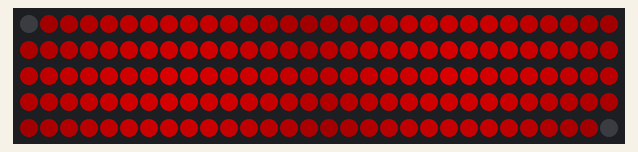
This sketch was run on a simulated Arduino Uno, built with avr-gcc and run on an emulated ATmega328P. Parts: 150 RGB LEDs in strip order, left to right, continuing on the next row. Dim RGB values are drawn brighter than linear.

Above: at 0.23 s.
At 3.41 s:
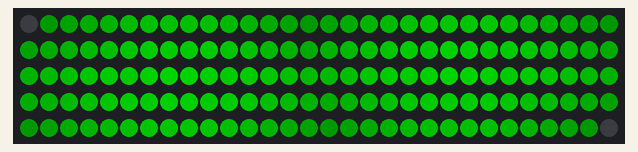
At 6.27 s:
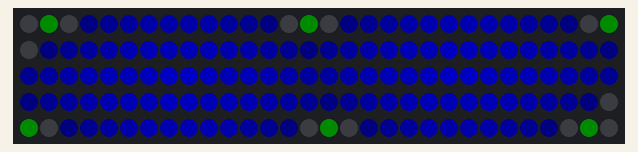
At 12.34 s:
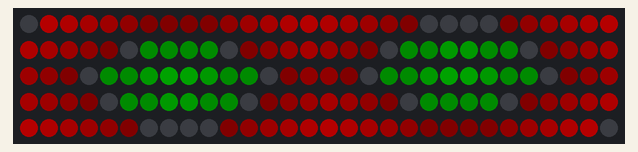
At 18.08 s:
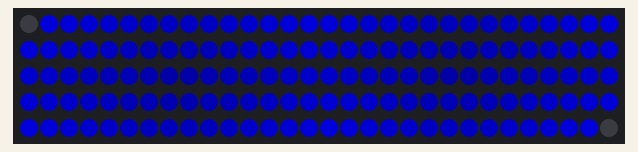
At 39.07 s:
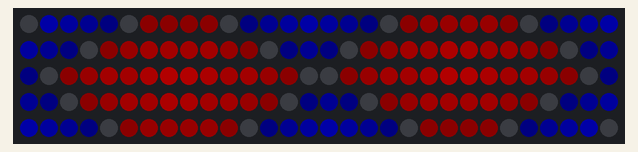

The sketch:

Tabellone_PULSE.ino
```cpp
#include <Adafruit_NeoPixel.h>
#include <Arduino.h>
#include "Wire.h"
#define PIN 6

Adafruit_NeoPixel strip = Adafruit_NeoPixel(150, PIN, NEO_GRB + NEO_KHZ800);

  int x_max = 15;
  int y_max = 10;
  int counter[10] = {0, 0, 0, 0, 0, 0, 0, 0, 0, 0};
  int c[10] = {240, 220, 200, 180, 160, 140, 120, 100, 80, 60}; //non mettere c[0] = 0
  uint32_t acc[10] = {strip.Color(0, 0, 0), strip.Color(0, 0, 0), strip.Color(0, 0, 0), strip.Color(0, 0, 0), strip.Color(0, 0, 0),
                      strip.Color(0, 0, 0), strip.Color(0, 0, 0), strip.Color(0, 0, 0), strip.Color(0, 0, 0), strip.Color(0, 0, 0)};

  int grid[10][15];


  void circle0(uint32_t acc);
  void circle1(uint32_t acc);
  void circle2(uint32_t acc);
  void circle3(uint32_t acc);
  void circle4(uint32_t acc);
  void circle5(uint32_t acc);
  void circle6(uint32_t acc);
  void circle7(uint32_t acc);
  void circle8(uint32_t acc);
  void circle9(uint32_t acc);

  void bright(int circle, int brightness, int counter);

void setup() {
  strip.begin();
  strip.setBrightness(150);
  strip.show();

  for(int i=0; i < y_max; i++){

    for(int j=0; j < x_max; j++){

      if(i % 2 == 0){
        grid[i][(x_max-1) -j] = x_max*i + j;
      } else {
        grid[i][j] = x_max*i + j;  //ordine un po' strano dovuto a come installeremo i led (a serpente)
      }

    }
  }


}

void loop() {


for(int i=0; i<10; i++){
    if(c[i]<256){
      bright(i, c[i], counter[i]);
  } else if((c[i]>=256) && (c[i]<=255*2)){
      bright(i, 255*2-c[i], counter[i]);
  } else {
    c[i]=0;
    counter[i] = counter[i] +1;
  }
     if(counter[i]>2){
      counter[i] = 0;
  }
}


for(int j=0; j<10; j++){


    c[j] = c[j]+10;

}


}

void circle0(uint32_t acc){


  strip.setPixelColor(grid[4][6], acc);
  strip.setPixelColor(grid[4][7], acc);
  strip.setPixelColor(grid[5][6], acc);
  strip.setPixelColor(grid[5][7], acc);
  strip.show();


}

void circle1(uint32_t acc) {


  for(int i=0; i<2; i++){
    strip.setPixelColor(grid[4+i][8], acc);
    strip.setPixelColor(grid[4+i][5], acc);
    strip.setPixelColor(grid[3][6+i], acc);
    strip.setPixelColor(grid[6][6+i], acc);
  }

  strip.show();

  }

void circle2(uint32_t acc) {


  for(int i=0; i<4; i++){
    strip.setPixelColor(grid[3+i][4], acc);
    strip.setPixelColor(grid[3+i][9], acc);
    strip.setPixelColor(grid[2][5+i], acc);
    strip.setPixelColor(grid[7][5+i], acc);

    if(i<2){
      strip.setPixelColor(grid[4+i][3], acc);
      strip.setPixelColor(grid[4+i][10], acc);
    //  strip.setPixelColor(grid[1][6+i], acc);
    //  strip.setPixelColor(grid[8][6+i], acc);
    }
  }
  strip.setPixelColor(grid[3][8], acc);
  strip.setPixelColor(grid[6][8], acc);
  strip.setPixelColor(grid[6][5], acc);
  strip.setPixelColor(grid[3][5], acc);

  strip.show();


}

void circle3(uint32_t acc) {


  for(int i=0; i<4; i++){
    strip.setPixelColor(grid[1][5+i], acc);
    strip.setPixelColor(grid[8][5+i], acc);


    if(i<2){
      strip.setPixelColor(grid[4+i][11], acc);
      strip.setPixelColor(grid[4+i][2], acc);
    }
  }

  for(int j=0; j<4; j=j+3){
    strip.setPixelColor(grid[3+j][10], acc);
    strip.setPixelColor(grid[3+j][3], acc);
  }

  strip.setPixelColor(grid[2][9], acc);
  strip.setPixelColor(grid[7][9], acc);
  strip.setPixelColor(grid[2][4], acc);
  strip.setPixelColor(grid[7][4], acc);

  strip.show();


}

void circle4(uint32_t acc) {


  for(int i=0; i<4; i++){
    strip.setPixelColor(grid[0][5+i], acc);
    strip.setPixelColor(grid[9][5+i], acc);

    if(i<2){
      strip.setPixelColor(grid[1+i][9+i], acc);
      strip.setPixelColor(grid[7+i][10-i], acc);
      strip.setPixelColor(grid[1+i][4-i], acc);
      strip.setPixelColor(grid[7+i][3+i], acc);
      strip.setPixelColor(grid[4+i][12], acc);
      strip.setPixelColor(grid[4+i][1], acc);
    }
  }
for(int j=0; j<4; j=j+3){
  strip.setPixelColor(grid[3+j][11], acc);
  strip.setPixelColor(grid[3+j][2], acc);
}

  strip.show();

}

void circle5(uint32_t acc){


  for(int i=0; i<5; i++){
    strip.setPixelColor(grid[5+i][13-i], acc);
    strip.setPixelColor(grid[4-i][13-i], acc);
    strip.setPixelColor(grid[5+i][i], acc);
    strip.setPixelColor(grid[4-i][i], acc);
  }
  strip.show();
}

void circle6(uint32_t acc){


  for(int i=0; i<5; i++){
    strip.setPixelColor(grid[5+i][14-i], acc);
    strip.setPixelColor(grid[4-i][14-i], acc);

    if(i<4){
      strip.setPixelColor(grid[6+i][i], acc);
      strip.setPixelColor(grid[3-i][i], acc);
    }
  }
  strip.show();
}


void circle7(uint32_t acc){


  for(int i=0; i<4; i++){
    strip.setPixelColor(grid[6+i][14-i], acc);
    strip.setPixelColor(grid[3-i][14-i], acc);

    if(i<3){
      strip.setPixelColor(grid[7+i][i], acc);
      strip.setPixelColor(grid[2-i][i], acc);
    }
  }
  strip.show();
}


void circle8(uint32_t acc){


  for(int i=0; i<3; i++){
    strip.setPixelColor(grid[7+i][14-i], acc);
    strip.setPixelColor(grid[2-i][14-i], acc);

    if(i<2){
      strip.setPixelColor(grid[8+i][i], acc);
      strip.setPixelColor(grid[1-i][i], acc);
    }
  }
  strip.show();
}


void circle9(uint32_t acc){


  for(int i=0; i<2; i++){
    strip.setPixelColor(grid[8+i][14-i], acc);
    strip.setPixelColor(grid[1-i][14-i], acc);

    if(i<1){
      strip.setPixelColor(grid[9+i][i], acc);
      strip.setPixelColor(grid[i][i], acc);
    }
  }
  strip.show();
}


void bright(int circle, int brightness, int counter){


  switch(counter){
    case 0:
      acc[circle] = strip.Color(brightness, 0, 0);
      break;

    case 1:
      acc[circle] = strip.Color(0, brightness, 0);
      break;

    case 2:
      acc[circle] = strip.Color(0, 0, brightness);
      break;
  }

  switch(circle){
    case 0:
      circle0(acc[circle]);
      break;

    case 1:
      circle1(acc[circle]);
      break;

    case 2:
      circle2(acc[circle]);
      break;

    case 3:
      circle3(acc[circle]);
      break;

    case 4:
      circle4(acc[circle]);
      break;

    case 5:
      circle5(acc[circle]);
      break;

    case 6:
      circle6(acc[circle]);
      break;

    case 7:
      circle7(acc[circle]);
      break;

    case 8:
      circle8(acc[circle]);
      break;

    case 9:
      circle9(acc[circle]);
      break;
  }

}
```
